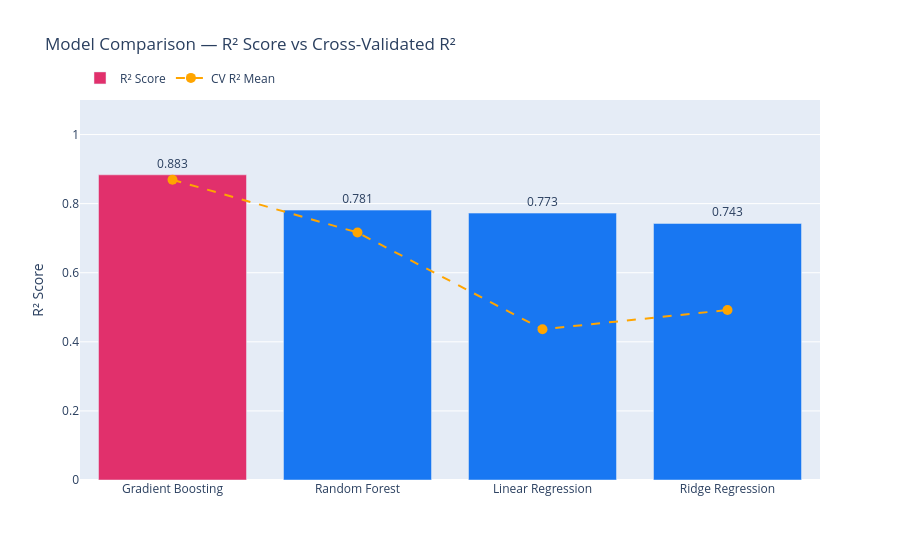

The notebook cell saved with this chart:
### Code cell
fig = go.Figure()

colors = [BRAND_PINK if m == best_model else BRAND_BLUE for m in results_df["Model"]]

fig.add_trace(go.Bar(
    x=results_df["Model"],
    y=results_df["R2"],
    marker_color=colors,
    text=results_df["R2"].round(3),
    textposition="outside",
    name="R² Score"
))

fig.add_trace(go.Scatter(
    x=results_df["Model"],
    y=results_df["CV R2 Mean"],
    mode="markers+lines",
    marker=dict(size=10, color="orange"),
    name="CV R² Mean",
    line=dict(dash="dash")
))

fig.update_layout(
    title="Model Comparison — R² Score vs Cross-Validated R²",
    yaxis_title="R² Score",
    yaxis_range=[0, 1.1],
    legend=dict(orientation="h", yanchor="bottom", y=1.02)
)
fig.show()

### Figure 1 — Plotly figure (JSON) as saved in the notebook; plotly's stock layout.template omitted (floating-point values rounded to 4 significant figures)
{"data": [{"marker": {"color": ["#E1306C", "#1877F2", "#1877F2", "#1877F2"]}, "name": "R² Score", "text": [0.883, 0.781, 0.773, 0.743], "textposition": "outside", "type": "bar", "x": ["Gradient Boosting", "Random Forest", "Linear Regression", "Ridge Regression"], "y": [0.8834, 0.7813, 0.7726, 0.7427]}, {"line": {"dash": "dash"}, "marker": {"color": "orange", "size": 10}, "mode": "markers+lines", "name": "CV R² Mean", "type": "scatter", "x": ["Gradient Boosting", "Random Forest", "Linear Regression", "Ridge Regression"], "y": [0.8692, 0.7165, 0.4363, 0.492]}], "layout": {"legend": {"orientation": "h", "y": 1.02, "yanchor": "bottom"}, "title": {"text": "Model Comparison — R² Score vs Cross-Validated R²"}, "yaxis": {"range": [0, 1.1], "title": {"text": "R² Score"}}}}
